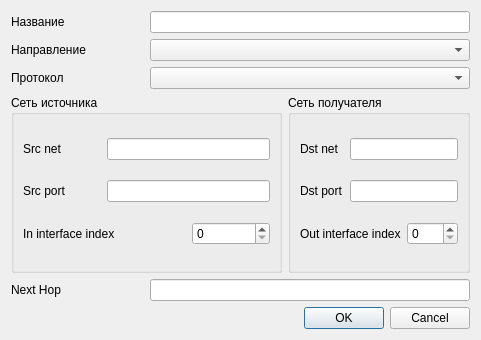
<?xml version="1.0" encoding="UTF-8"?>
<ui version="4.0">
 <class>Dialog</class>
 <widget class="QDialog" name="Dialog">
  <property name="geometry">
   <rect>
    <x>0</x>
    <y>0</y>
    <width>481</width>
    <height>340</height>
   </rect>
  </property>
  <property name="windowTitle">
   <string>Dialog</string>
  </property>
  <layout class="QGridLayout" name="gridLayout_3">
   <item row="0" column="0">
    <widget class="QLabel" name="name_label">
     <property name="text">
      <string>Название</string>
     </property>
    </widget>
   </item>
   <item row="0" column="1" colspan="2">
    <widget class="QLineEdit" name="name_edit"/>
   </item>
   <item row="1" column="0">
    <widget class="QLabel" name="group_label">
     <property name="text">
      <string>Направление</string>
     </property>
    </widget>
   </item>
   <item row="1" column="1" colspan="2">
    <widget class="QComboBox" name="group_edit"/>
   </item>
   <item row="2" column="0">
    <widget class="QLabel" name="protocol_label">
     <property name="text">
      <string>Протокол</string>
     </property>
    </widget>
   </item>
   <item row="2" column="1" colspan="2">
    <widget class="QComboBox" name="protocol_edit"/>
   </item>
   <item row="3" column="0" colspan="2">
    <widget class="QGroupBox" name="groupBox">
     <property name="title">
      <string>Сеть источника</string>
     </property>
     <layout class="QGridLayout" name="gridLayout">
      <item row="0" column="0">
       <widget class="QLabel" name="src_ip_label">
        <property name="text">
         <string>Src net</string>
        </property>
       </widget>
      </item>
      <item row="0" column="1" colspan="2">
       <widget class="QLineEdit" name="src_ip_edit">
        <property name="font">
         <font>
          <family>MS Sans Serif</family>
          <pointsize>8</pointsize>
          <kerning>false</kerning>
         </font>
        </property>
        <property name="inputMask">
         <string/>
        </property>
        <property name="text">
         <string/>
        </property>
        <property name="maxLength">
         <number>32767</number>
        </property>
        <property name="frame">
         <bool>true</bool>
        </property>
        <property name="alignment">
         <set>Qt::AlignLeading|Qt::AlignLeft|Qt::AlignVCenter</set>
        </property>
       </widget>
      </item>
      <item row="1" column="0">
       <widget class="QLabel" name="src_port_label">
        <property name="text">
         <string>Src port</string>
        </property>
       </widget>
      </item>
      <item row="1" column="1" colspan="2">
       <widget class="QLineEdit" name="src_port_edit"/>
      </item>
      <item row="2" column="0" colspan="2">
       <widget class="QLabel" name="label_3">
        <property name="text">
         <string>In interface index</string>
        </property>
       </widget>
      </item>
      <item row="2" column="2">
       <widget class="QSpinBox" name="spinBox_3"/>
      </item>
     </layout>
    </widget>
   </item>
   <item row="3" column="2">
    <widget class="QGroupBox" name="groupBox_2">
     <property name="title">
      <string>Сеть получателя</string>
     </property>
     <layout class="QGridLayout" name="gridLayout_2">
      <item row="0" column="0">
       <widget class="QLabel" name="dst_ip_label">
        <property name="text">
         <string>Dst net</string>
        </property>
       </widget>
      </item>
      <item row="0" column="1" colspan="2">
       <widget class="QLineEdit" name="dst_ip_edit">
        <property name="inputMask">
         <string/>
        </property>
       </widget>
      </item>
      <item row="1" column="0">
       <widget class="QLabel" name="dst_port_label">
        <property name="text">
         <string>Dst port</string>
        </property>
       </widget>
      </item>
      <item row="1" column="1" colspan="2">
       <widget class="QLineEdit" name="dst_port_edit"/>
      </item>
      <item row="2" column="0" colspan="2">
       <widget class="QLabel" name="label_2">
        <property name="text">
         <string>Out interface index</string>
        </property>
       </widget>
      </item>
      <item row="2" column="2">
       <widget class="QSpinBox" name="spinBox_2"/>
      </item>
     </layout>
    </widget>
   </item>
   <item row="4" column="0">
    <widget class="QLabel" name="next_hop_label">
     <property name="text">
      <string>Next Hop</string>
     </property>
    </widget>
   </item>
   <item row="4" column="1" colspan="2">
    <widget class="QLineEdit" name="next_hop_edit">
     <property name="inputMask">
      <string/>
     </property>
    </widget>
   </item>
   <item row="5" column="1" colspan="2">
    <widget class="QDialogButtonBox" name="buttonBox">
     <property name="orientation">
      <enum>Qt::Horizontal</enum>
     </property>
     <property name="standardButtons">
      <set>QDialogButtonBox::Cancel|QDialogButtonBox::Ok</set>
     </property>
    </widget>
   </item>
  </layout>
 </widget>
 <tabstops>
  <tabstop>group_edit</tabstop>
  <tabstop>protocol_edit</tabstop>
  <tabstop>src_ip_edit</tabstop>
  <tabstop>src_port_edit</tabstop>
  <tabstop>dst_ip_edit</tabstop>
  <tabstop>dst_port_edit</tabstop>
  <tabstop>next_hop_edit</tabstop>
  <tabstop>buttonBox</tabstop>
 </tabstops>
 <resources/>
 <connections>
  <connection>
   <sender>buttonBox</sender>
   <signal>accepted()</signal>
   <receiver>Dialog</receiver>
   <slot>accept()</slot>
   <hints>
    <hint type="sourcelabel">
     <x>368</x>
     <y>204</y>
    </hint>
    <hint type="destinationlabel">
     <x>157</x>
     <y>227</y>
    </hint>
   </hints>
  </connection>
  <connection>
   <sender>buttonBox</sender>
   <signal>rejected()</signal>
   <receiver>Dialog</receiver>
   <slot>reject()</slot>
   <hints>
    <hint type="sourcelabel">
     <x>410</x>
     <y>210</y>
    </hint>
    <hint type="destinationlabel">
     <x>286</x>
     <y>227</y>
    </hint>
   </hints>
  </connection>
 </connections>
</ui>
